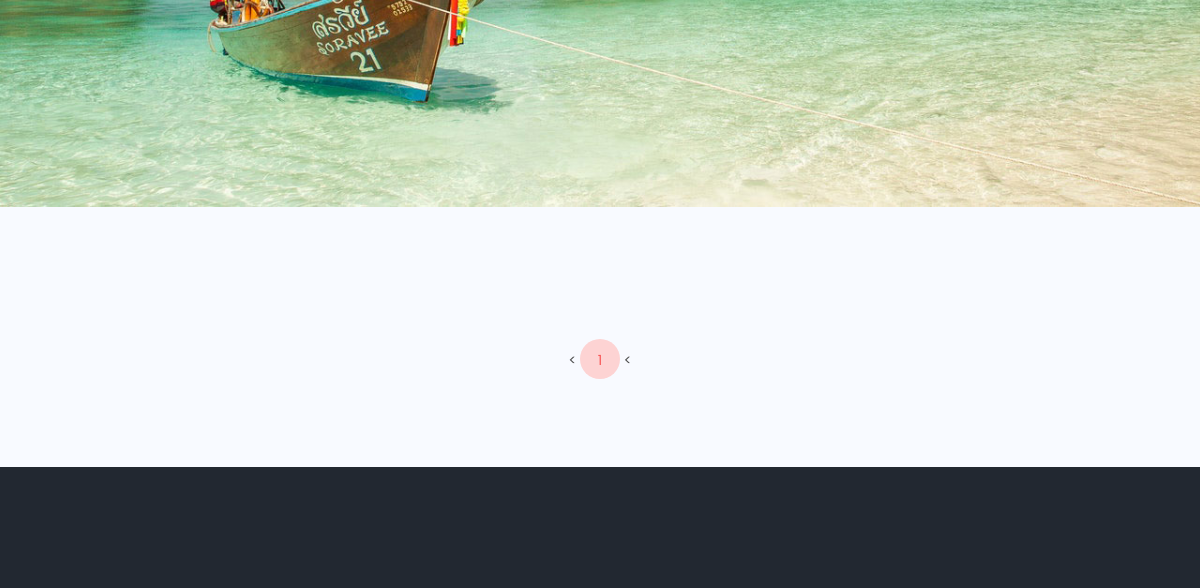
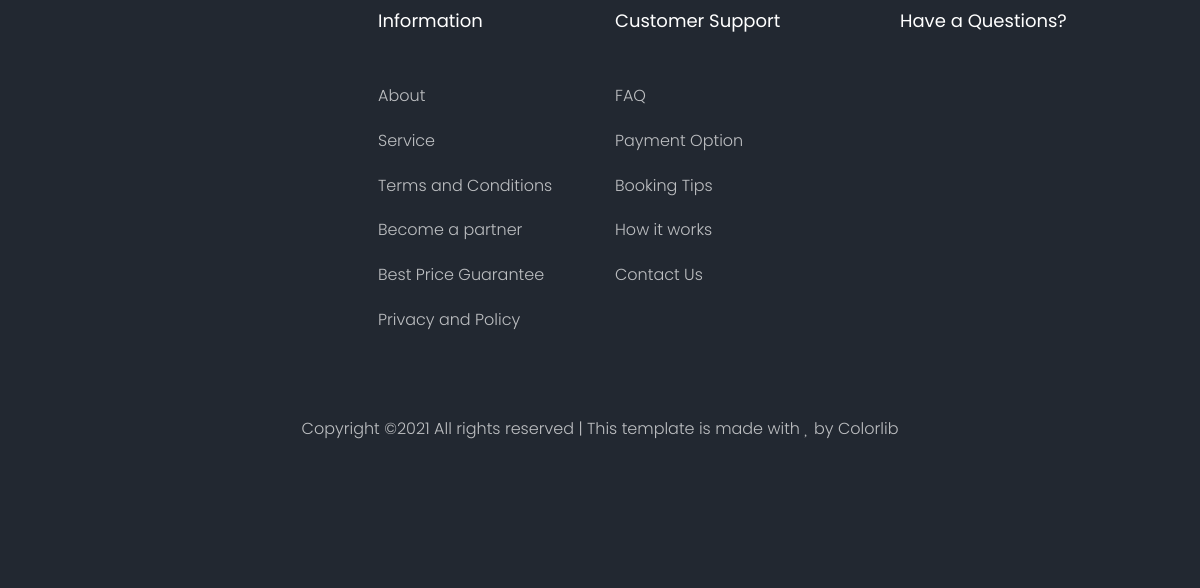
Page /blog/ (lower part) on the earlier database version (2 pictures, top to bottom).
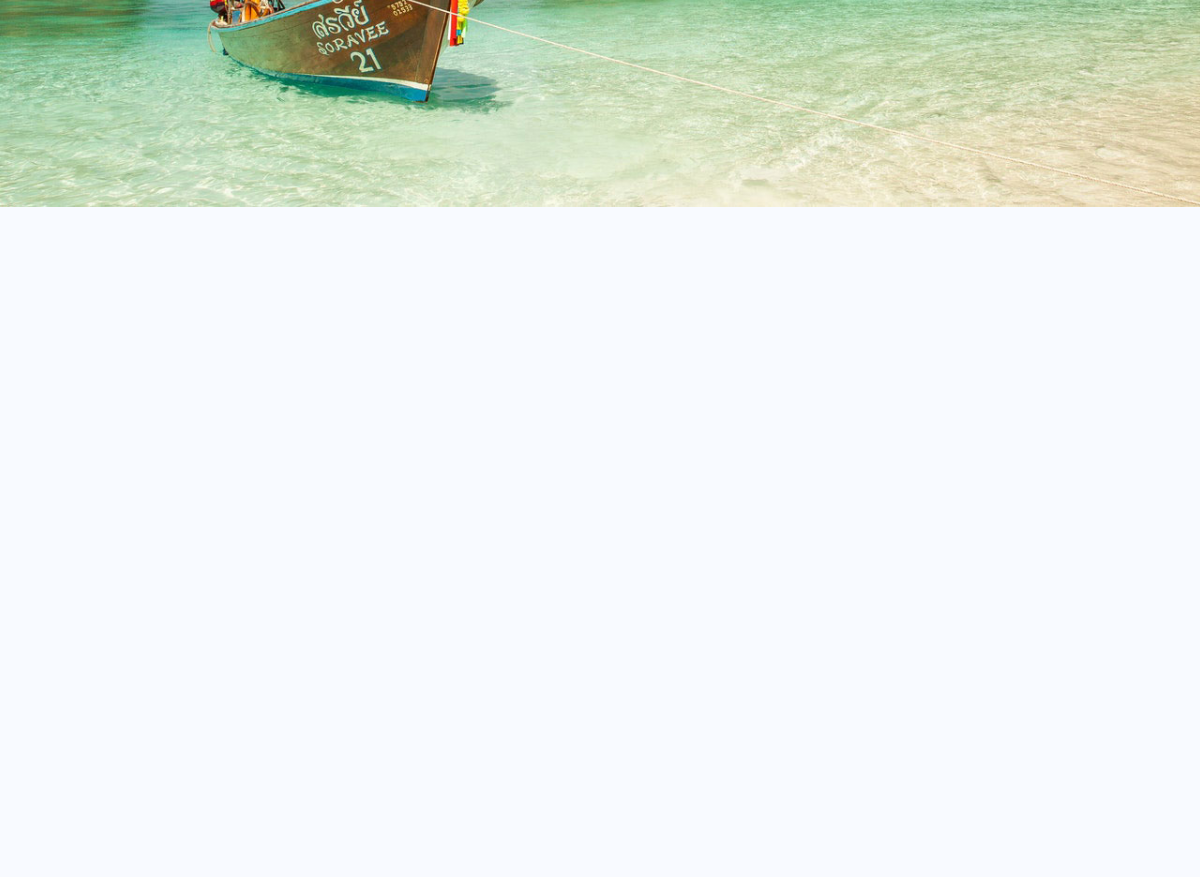
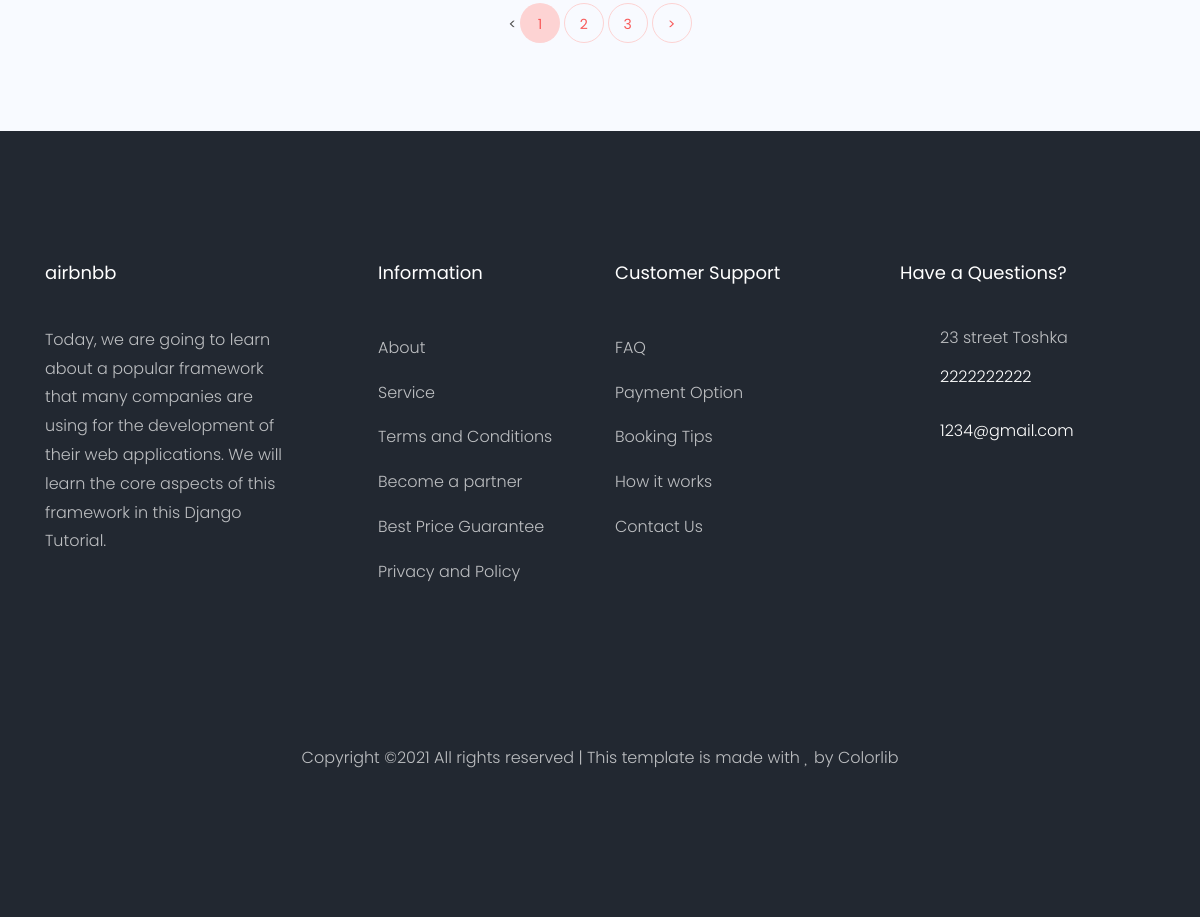
Same page on the later database version (2 pictures, top to bottom).
### setting/models.py (models this page shows, shortened)
class Settings(models.Model):
    logo         = models.ImageField(upload_to='settings/')
    description    = models.TextField(max_length=2000)
    phone          = models.CharField(max_length=50)
    email          = models.EmailField( max_length=254)
    address        = models.CharField(max_length=50)
    site_name      = models.CharField(max_length=50)
    tw_link        = models.URLField( max_length=200)
    fb_link        = models.URLField( max_length=200)
    inst_link      = models.URLField( max_length=200)

### blog/views.py (the view)
# urls.py: path('',PostList.as_view(), name='post_list'),
class PostList(ListView):
   model =Post
   paginate_by =1
   def get_queryset(self):
       name= self.request.GET.get('q','')
       object_list=Post.objects.filter(
         Q(title__icontains= name ) |
         Q(description__icontains= name )
       )
       return object_list

### blog/models.py (called while the page is built)
    def get_absolute_url(self):
       return reverse('blog:post_detail', kwargs={'slug': self.slug})

### setting/footer_context_processor.py (called while the page is built)
def myfooter (request):
    myfooter=Settings.objects.last()
    return{'myfooter':myfooter}

### blog/templates/blog/post_list.html (shortened to what this page needs)
{% extends 'base.html' %}
{% load static %}
{% load bootstrap4 %}
{% block body %}
    <div class="hero-wrap js-fullheight" style="background-image: url({% static 'images/bg_4.jpg'%});">
        <div class="container">
            <div class="row no-gutters slider-text js-fullheight align-items-center justify-content-center"
                data-scrollax-parent="true">
            </div>
        </div>
    </div>
    <section class="ftco-section bg-light">
        <div class="container">
            <div class="row d-flex">
            </div>
            <div class="row mt-5">
                <div class="col text-center">
                    <div class="block-27">
                        <ul>
                            {% if page_obj.has_previous %}
                            <li><a href="?page={{page_obj.previous_page_number}}">&lt;</a></li>
                           {% else %}
                             <li class= "disable">&lt;</a></li>
                           {% endif %}
                           {% for i in paginator.page_range %}
                               {% if page_obj.number == i %}
                                   <li class="active"><span>{{ i }} <span class="sr-only">(current)</span></span></li>
                               {% else %}
                                   <li><a href="?page={{ i }}">{{ i }}</a></li>
                               {% endif %}
                           {% endfor %}
                           {% if page_obj.has_next %}
                            <li><a href="?page={{page_obj.paginator.num_pages }}">&gt;</a></li>
                           {% else %}
                             <li class= "disable">&lt;</a></li>
                           {% endif %}
                        </ul>
                    </div>
                </div>
            </div>
        </div>
    </section>
    {% endblock body %}

### templates/base.html (shortened to what this page needs)
{% load static %}
<!DOCTYPE html>
<html lang="en">
  <head>
    <link rel="stylesheet" href="{% static 'css/open-iconic-bootstrap.min.css' %}">
    <link rel="stylesheet" href="{% static 'css/animate.css' %}">
    <link rel="stylesheet" href="{% static 'css/owl.carousel.min.css' %}">
    <link rel="stylesheet" href="{% static 'css/owl.theme.default.min.css' %}">
    <link rel="stylesheet" href="{% static 'css/magnific-popup.css' %}">
    <link rel="stylesheet" href="{% static 'css/aos.css' %}">
    <link rel="stylesheet" href="{% static 'css/ionicons.min.css' %}">
    <link rel="stylesheet" href="{% static 'css/bootstrap-datepicker.css' %}">
    <link rel="stylesheet" href="{% static 'css/jquery.timepicker.css' %}">
    <link rel="stylesheet" href="{% static 'css/flaticon.css' %}">
    <link rel="stylesheet" href="{% static 'css/icomoon.css' %}">
    <link rel="stylesheet" href="{% static 'css/style.css' %}">
  </head>
  <body>
    {% block body %}
    {% endblock body %}
    <footer class="ftco-footer ftco-bg-dark ftco-section">
      <div class="container">
        <div class="row mb-5">
          <div class="col-md">
            <div class="ftco-footer-widget mb-4">
              <h2 class="ftco-heading-2">{{myfooter.site_name}}</h2>
              <p>{{myfooter.description}}</p>
              <ul class="ftco-footer-social list-unstyled float-md-left float-lft mt-5">
              </ul>
            </div>
          </div>
          <div class="col-md">
            <div class="ftco-footer-widget mb-4 ml-md-5">
              <h2 class="ftco-heading-2">Information</h2>
              <ul class="list-unstyled">
                <li><a href="#" class="py-2 d-block">About</a></li>
                <li><a href="#" class="py-2 d-block">Service</a></li>
                <li><a href="#" class="py-2 d-block">Terms and Conditions</a></li>
                <li><a href="#" class="py-2 d-block">Become a partner</a></li>
                <li><a href="#" class="py-2 d-block">Best Price Guarantee</a></li>
                <li><a href="#" class="py-2 d-block">Privacy and Policy</a></li>
              </ul>
            </div>
          </div>
          <div class="col-md">
             <div class="ftco-footer-widget mb-4">
              <h2 class="ftco-heading-2">Customer Support</h2>
              <ul class="list-unstyled">
                <li><a href="#" class="py-2 d-block">FAQ</a></li>
                <li><a href="#" class="py-2 d-block">Payment Option</a></li>
                <li><a href="#" class="py-2 d-block">Booking Tips</a></li>
                <li><a href="#" class="py-2 d-block">How it works</a></li>
                <li><a href="#" class="py-2 d-block">Contact Us</a></li>
              </ul>
            </div>
          </div>
          <div class="col-md">
            <div class="ftco-footer-widget mb-4">
            	<h2 class="ftco-heading-2">Have a Questions?</h2>
            	<div class="block-23 mb-3">
	              <ul>
	                <li><span class="icon icon-map-marker"></span><span class="text">{{myfooter.address}}</span></li>
	                <li><a href="#"><span class="icon icon-phone"></span><span class="text">{{myfooter.phone}}</span></a></li>
	                <li><a href="#"><span class="icon icon-envelope"></span><span class="text">{{myfooter.email}}</span></a></li>
	              </ul>
	            </div>
            </div>
          </div>
        </div>
        <div class="row">
          <div class="col-md-12 text-center">
            <p>
  Copyright &copy;<script>document.write(new Date().getFullYear());</script> All rights reserved | This template is made with <i class="icon-heart" aria-hidden="true"></i> by <a href="https://colorlib.com" target="_blank">Colorlib</a>
  </p>
          </div>
        </div>
      </div>
    </footer>
  </body>
</html>

### static/css/icomoon.css (style rules this page uses)
[class^="icon-"], [class*=" icon-"] { font-family: 'icomoon' !important; speak: none; font-style: normal; font-weight: normal; font-variant: normal; text-transform: none; line-height: 1; -webkit-font-smoothing: antialiased; -moz-osx-font-smoothing: grayscale; }
.icon-heart:before { content: "\f004"; }
.icon-map-marker:before { content: "\f041"; }
.icon-phone:before { content: "\f095"; }
.icon-envelope:before { content: "\f0e0"; }

Differences in the rows shown:
added Settings: site_name "airbnbb", description "Today, we are going to learn about a popular framework that many companies are using for the development of their web applications. We will learn the core aspects of this framework in this Django Tutorial.", address "23 street Toshka", phone "2222222222", email "1234@gmail.com"
Other differences:
new list line: "2"
new list line: "3"
